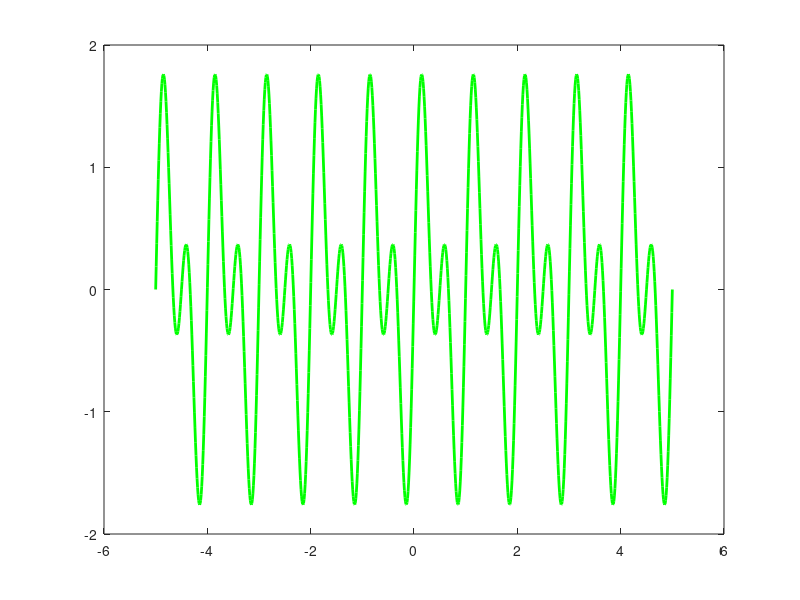

Source code (MATLAB): (Note: this script raises an error after producing the figure.)
% Define the possible types of operations
op_types = {'(1)shifting', '(2)scaling', '(3)reversing'};

% Define the possible types of signals
sig_types = {'(1)discrete', '(2)continuous', '(3)square', '(4)logarithmic', '(5)sinusoidal', '(6)exponential'};

% Prompt the user for input
op_idx = input(sprintf('Select an operation type:\n%s\n', strjoin(op_types, '\n')));
sig_idx = input(sprintf('Select a signal type:\n%s\n', strjoin(sig_types, '\n')));
amt = input('Enter the amount of shift/scaling/reversing: ');

% Handle exceptions for non-numeric input for amt
if ~isnumeric(amt)
    error('Amount must be a numeric value');
end

% Handle exceptions for out-of-range input for amt
if amt < -10 || amt > 10
    error('Amount must be between -10 and 10');
end

% Generate the signal based on user input
switch sig_types{sig_idx}
    case '(1)discrete'
        x = -5:5;
        y = [zeros(1, 5), ones(1, 6)];
        bar(x, y, 'b');
    case '(2)continuous'
        x = linspace(-5, 5, 1000);
        y = sin(x);
        plot(x, y, '-r', 'LineWidth', 2);
    case '(3)square'
        x = linspace(-5, 5, 1000);
        y = square(2*pi*x);
        plot(x, y, '-k', 'LineWidth', 2);
    case '(4)logarithmic'
        x = linspace(-5, 5, 1000);
        y = log10(x+6);
        plot(x, y, '-m', 'LineWidth', 2);
    case '(5)sinusoidal'
        x = linspace(-5, 5, 1000);
        y = sin(2*pi*x) + sin(4*pi*x);
        plot(x, y, '-g', 'LineWidth', 2);
    case '(6)exponential'
        x = linspace(-5, 5, 1000);
        y = exp(x);
        plot(x, y, '-c', 'LineWidth', 2);
end

% Perform the operation based on user input
switch op_types{op_idx}
    case '(1)shifting'
        y_new = circshift(y, amt);
    case '(2)scaling'
        y_new = y * amt;
    case '(3)reversing'
        y_new = fliplr(y);
end

% Plot the modified signal
hold on;
switch sig_types{sig_idx}
    case '(1)discrete'
        bar(x, y_new, 'g');
    case {'(2)continuous', '(3)square', '(4)logarithmic', '(5)sinusoidal', '(6)exponential'}
        plot(x, y_new, '--b', 'LineWidth', 2);
end
hold off;

% Set the axis labels and title
xlabel('x');
ylabel('y');
title(sprintf('%s %s signal by %d', op_types{op_idx}, sig_types{sig_idx}, amt));

% Add grid lines
grid on;

% Add a legend
legend('Original Signal', 'Modified Signal');
